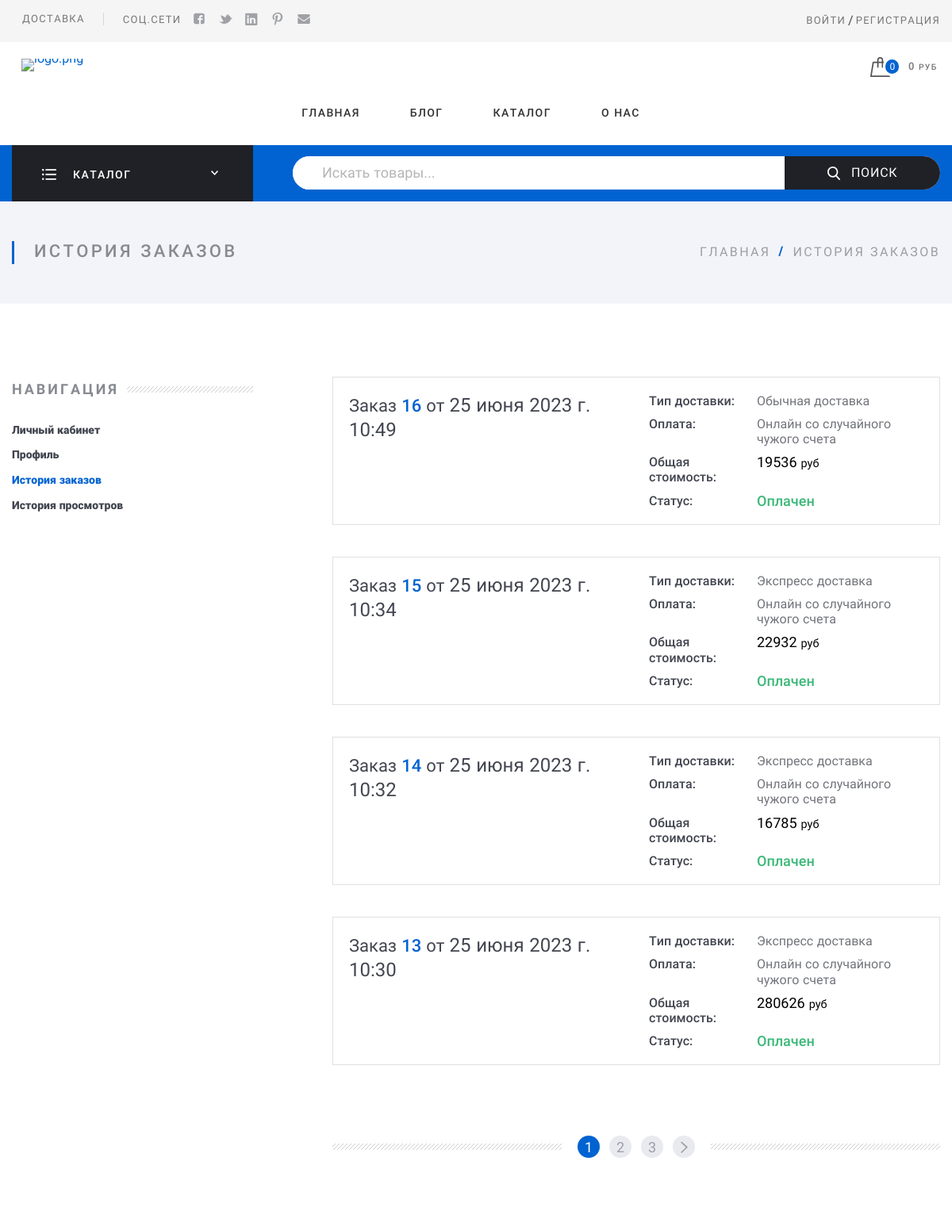
The page /order/history/ (upper part) on the database as committed earlier.
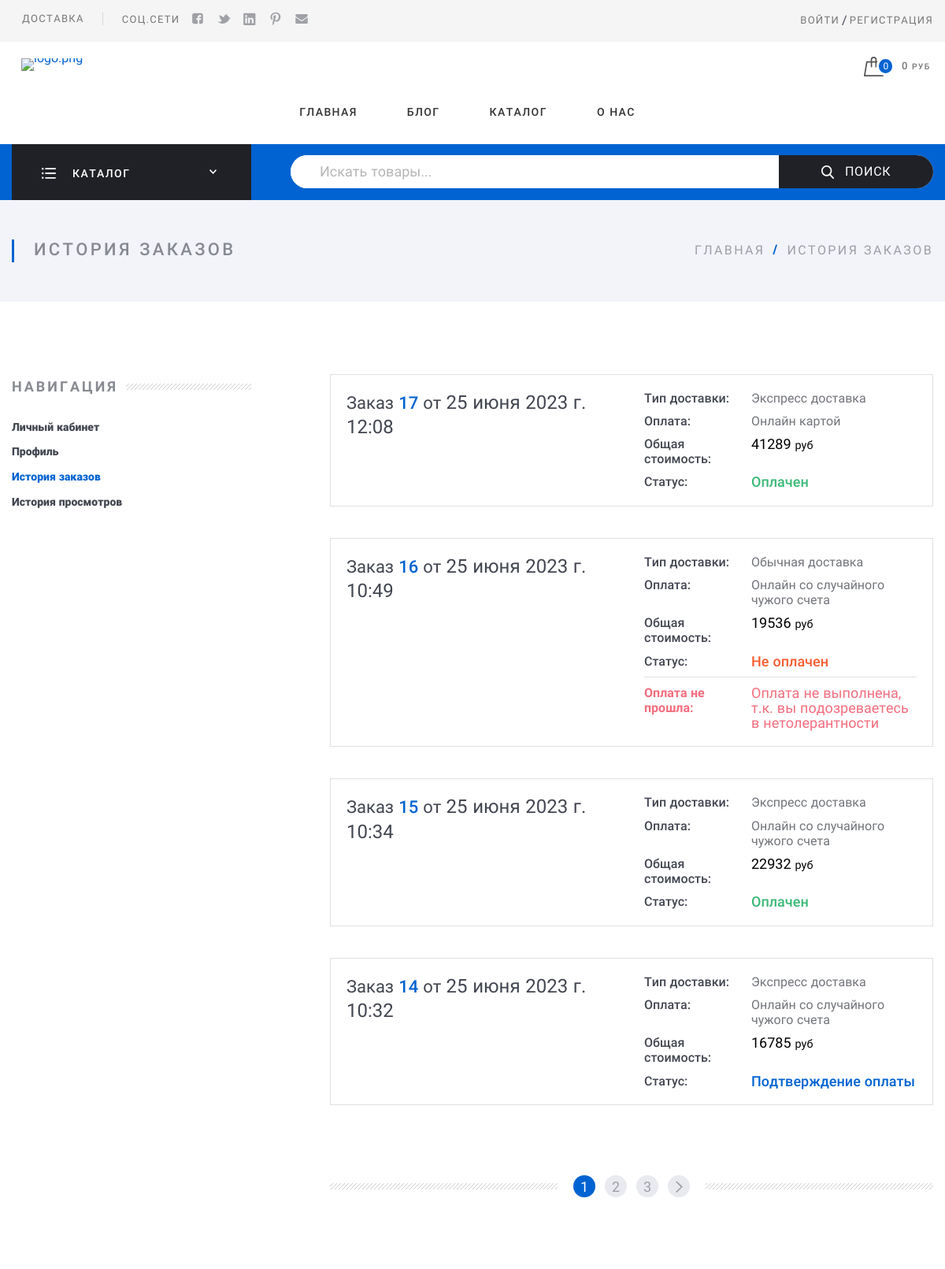
The same page on the database as committed later.
### app_shop/models/cart_and_orders.py (models this page shows, shortened)
class Order(models.Model):
    STATUS_CHOICES = (
        (1, 'Оформлен'),
        (2, 'Не оплачен'),
        (3, 'Подтверждение оплаты'),
        (4, 'Оплачен'),
        (5, 'Доставляется'),
    )
    DELIVERY_CHOICES = (
        (1, 'Обычная доставка'),
        (2, 'Экспресс доставка'),
    )
    PAYMENT_CHOICES = (
        (1, 'Онлайн картой'),
        (2, 'Онлайн со случайного чужого счета'),
    )
    user = models.ForeignKey(User, on_delete=models.CASCADE, verbose_name='Покупатель')
    data_created = models.DateTimeField(auto_now_add=True, verbose_name='Дата оформления заказа')
    city = models.CharField(max_length=100, null=True, verbose_name='Город')
    address = models.CharField(max_length=500, null=True, verbose_name='Адрес доставки')
    delivery = models.IntegerField(choices=DELIVERY_CHOICES, default=1, verbose_name='Тип доставки')
    payment = models.IntegerField(choices=PAYMENT_CHOICES, default=1, verbose_name='Оплата')
    status = models.IntegerField(choices=STATUS_CHOICES, default=1, verbose_name='Статус')
    error_message = models.ForeignKey(PaymentErrors, on_delete=models.SET_NULL, null=True, verbose_name='Сообщение об ошибке')
    @property
    def order_cost(self) -> Dict:
        products = PurchasedProduct.objects.filter(order__id=self.id)
        amount = products.aggregate(amount=Sum(F('count') * F('price')))
        return amount['amount']
    class Meta:
        verbose_name = 'Заказ'
        verbose_name_plural = 'Заказы'
        ordering = ['-data_created']

class PaymentErrors(models.Model):
    title = models.CharField(max_length=150, verbose_name='Сообщение ошибки')
    description = models.CharField(max_length=500, verbose_name='Описание ошибки')
    class Meta:
        db_table = 'payment_errors'
        verbose_name = 'Ошибка оплаты'
        verbose_name_plural = 'Ошибки оплаты'

### app_shop/views/cart_and_order.py (the view)
# urls.py: path('history/', HistoryOrderView.as_view(), name='history_order'),  # История заказов
class HistoryOrderView(ListView):
    model = Order
    template_name = '../templates/app_shop/orders/historyorder.html'
    paginate_by = 4

### app_shop/services/shop_cart/logic.py (called while the page is built)
    @classmethod
    def all_products(cls, request: HttpRequest) -> QuerySet:
        logger.debug('Возврат товаров текущего пользователя')
        user = request.user
        if user.is_authenticated:
            logger.debug('Пользователь авторизован')
            products = ProductsCartUserService.all(user=user)
        else:
            logger.debug('Пользователь НЕ авторизован')
            products = ProductsCartQuestService.all(request=request)
        return products

### app_shop/templatetags/header_tags.py (called while the page is built)
@register.simple_tag()
def output_categories() -> QuerySet:
    categories = cache.get_or_set(
        'categories',
        CategoryProduct.objects.filter(deleted=False, parent=None).order_by('id'),
        60 * config.caching_time)
    return categories

@register.simple_tag(takes_context=True)
def products_cart(context: Dict) -> Tuple[int, int]:
    logger.debug('Вывод в header кол-ва и стоимости товаров в корзине пользователя')
    records_number = 0
    total_cost = 0
    records = CartProductsListService.all_products(context['request'])
    if records:
        for record in records:
            records_number += record.count
        total_cost = ProductsCartUserService.total_cost(records)
    logger.debug(f'Товаров: {records_number}, стоимость: {total_cost} руб')
    return records_number, total_cost

### templates/app_shop/orders/historyorder.html (shortened to what this page needs)
{% extends "app_user/account/account_base.html" %}
{% load static %}
{% block junior_header %}
    {% include "includes/junior_header.html" with title="История заказов" %}
{% endblock %}
{% block activation_status_for_order_history %}menu-item_ACTIVE{% endblock %}
{% block account_content %}
  <div class="Section-content">
    <div class="Orders">
      {% for order in object_list %}
        <div class="Order Order_anons">
          <div class="Order-personal">
            <div class="row">
              <div class="row-block">
                <a class="Order-title" href="{% url 'shop:order_detail' pk=order.id %}">Заказ&#32;
                  <span class="Order-numberOrder">{{ order.id }}</span>
                  &#32;от&#32;
                  <span class="Order-dateOrder">{{ order.data_created }}</span>
                  </a>
              </div>
              <div class="row-block">
                <div class="Order-info Order-info_delivery">
                  <div class="Order-infoType">Тип доставки:</div>
                  <div class="Order-infoContent">{{ order.get_delivery_display }}</div>
                </div>
                <div class="Order-info Order-info_pay">
                  <div class="Order-infoType">Оплата:</div>
                  <div class="Order-infoContent">{{ order.get_payment_display }}</div>
                </div>
                <div class="Order-info">
                  <div class="Order-infoType">Общая стоимость:</div>
                  <div class="Order-infoContent">
                    <span class="Order-price">{{ order.order_cost }} <small>руб</small></span>
                  </div>
                </div>
                <div class="Order-info Order-info_status">
                  <div class="Order-infoType">Статус:</div>
                    {% if order.status == 4 %}
                      <div class="Order-infoContent color-green">{{ order.get_status_display }}</div>
                    {% elif order.status == 2 %}
                      <div class="Order-infoContent discount-price">{{ order.get_status_display }}</div>
                    {% else %}
                      <div class="Order-infoContent">{{ order.get_status_display }}</div>
                    {% endif %}
                </div>
                {% if order.error_message %}
                  <div class="Order-info Order-info_error">
                    <div class="Order-infoType">{{ order.error_message.title }}:</div>
                    <div class="Order-infoContent">{{ order.error_message.description }}</div>
                  </div>
                {% endif %}
              </div>
            </div>
          </div>
        </div>
      {% endfor %}
    <div class="Pagination">
      <div class="Pagination-ins">
        {% for p in page_obj.paginator.page_range %}
          {% if page_obj.number == p %}
            <a class="Pagination-element Pagination-element_current" href="#">
              <span class="Pagination-text">{{ p }}</span>
            </a>
          {% elif p >= page_obj.number|add:-2 and p <= page_obj.number|add:2 %}
            <a class="Pagination-element" href="?page={{ p }}">
              <span class="Pagination-text">{{ p }}</span>
            </a>
          {% endif %}
        {% endfor %}
        {% if page_obj.has_next %}
          <a class="Pagination-element Pagination-element_prev" href="?page={{ page_obj.paginator.num_pages }}">
            <img src="{% static 'assets/img/icons/nextPagination.svg' %}" alt="nextPagination.svg"/>
          </a>
        {% endif %}
      </div>
    </div>
    </div>
  </div>
{% endblock %}

### templates/app_user/account/account_base.html
{% extends "base.html" %}
{% load static %}
{% block content %}
  {% block junior_header %}{% endblock %}
  {% block account_body %}
  <div class="Section Section_column Section_columnLeft">
    <div class="wrap Section-content-centering">
      {% block account_navigation %}
        <div class="Section-column">
          <div class="Section-columnSection">
            <header class="Section-header">
              <strong class="Section-title">Навигация</strong>
            </header>
            <div class="Section-columnContent">
                <div class="NavigateProfile">
                  <ul class="menu menu_vt">
                    <li class="{% block activation_status_for_account %}{% endblock %} menu-item">
                      <a class="menu-link" href="{% url 'user:account' %}">Личный кабинет</a>
                    </li>
                    <li class="{% block activation_status_for_profile %}{% endblock %} menu-item">
                      <a class="menu-link" href="{% url 'user:profile' %}">Профиль</a>
                    </li>
                    <li class="{% block activation_status_for_order_history %}{% endblock %} menu-item">
                      <a class="menu-link" href="{% url 'shop:history_order' %}">История заказов</a>
                    </li>
                    <li class="{% block activation_status_for_browsing_history %}{% endblock %} menu-item">
                      <a class="menu-link" href="{% url 'user:browsing_history' %}">История просмотров</a>
                    </li>
                  </ul>
                </div>
            </div>
          </div>
        </div>
      {% endblock %}
      {% block account_content %}{% endblock %}
    </div>
  </div>
  {% endblock %}
{% endblock %}

### templates/base.html (shortened to what this page needs)
{% load static %}
{% load solo_tags %}
<!DOCTYPE html>
 <html lang="ru">
<head>
  {% get_solo "config.SiteConfiguration" as site_config %}
  <link rel="stylesheet" href="{% static 'assets/css/fonts.css' %}" type="text/css">
  <link rel="stylesheet" href="{% static 'assets/css/basic.css' %}" type="text/css">
  <link rel="stylesheet" href="{% static 'assets/css/bootstrap.min.css' %}" type="text/css">
  <link rel="stylesheet" href="{% static 'assets/css/extra.css' %}" type="text/css">
</head>
<body class="Site">
{% block header %}
    {% include "includes/header.html" %}
{% endblock %}
<div class="Middle Middle_top">
{% block content %}{% endblock %}
</div>
</body>
</html>

### templates/includes/header.html (shortened to what this page needs)
{% load static %}
{% load cache %}
{% load header_tags %}
{% load mptt_tags %}
{% load solo_tags %}
<header class="Header">
    <div class="ControlPanel">
      <div class="wrap">
        <div class="row ControlPanel-row">
          <div class="row-block">
            <div class="row ControlPanel-rowSplit">
              <div class="row-block">
                <a class="ControlPanel-title" href="#">Доставка</a>
              </div>
              <div class="row-block hide_700">
                  <span class="ControlPanel-title">Соц.сети</span>
                <ul class="menu menu_img menu_smallImg ControlPanel-menu">
                  <li class="menu-item">
                    <a class="menu-link" href="#">
                      <img src="{% static 'assets/img/icons/socialHeader/fb.svg' %}" alt="fb.svg"/></a>
                  </li>
                  <li class="menu-item">
                    <a class="menu-link" href="#">
                      <img src="{% static 'assets/img/icons/socialHeader/tw.svg' %}" alt="tw.svg"/></a>
                  </li>
                  <li class="menu-item">
                    <a class="menu-link" href="#">
                      <img src="{% static 'assets/img/icons/socialHeader/in.svg' %}" alt="in.svg"/></a>
                  </li>
                  <li class="menu-item">
                    <a class="menu-link" href="#">
                      <img src="{% static 'assets/img/icons/socialHeader/pt.svg' %}" alt="pt.svg"/></a>
                  </li>
                  <li class="menu-item">
                    <a class="menu-link" href="#">
                      <img src="{% static 'assets/img/icons/socialHeader/mail.svg' %}" alt="mail.svg"/></a>
                  </li>
                </ul>
              </div>
            </div>
          </div>
          <nav class="row-block">
            <div class="row ControlPanel-rowSplit">
              {% if request.user.is_authenticated %}
                <div class="row-block">
                  <a class="ControlPanel-title" href="{% url 'user:account' %}">Личный кабинет</a>
                </div>
              {% else %}
                <div class="row-block">
                  <a class="ControlPanel-title" href="{% url 'user:login' %}">Войти</a>
                  <p class="login-separator">/</p>
                  <a class="ControlPanel-title" href="{% url 'user:registration' %}">Регистрация</a>
                </div>
              {% endif %}
            </div>
          </nav>
        </div>
      </div>
    </div>
    <div class="wrap">
      <div class="row Header-rowMain">
        <div class="row-block Header-logo">
          <a class="logo" href="{% url 'shop:main' %}">
            {% get_solo "config.SiteConfiguration" as site_config %}
            <img class="logo-image" src="{{ site_config.logo_head.url }}" alt="logo.png"/>
          </a>
        </div>
        <nav class="row-block row-block_right Header-menu">
          <div class="menuModal" id="navigate">
            <ul class="menu menu_main">
              <li class="menu-item">
                <a class="menu-link" href="{% url 'shop:main' %}">Главная</a>
              </li>
              <li class="menu-item">
                <a class="menu-link" href="{% url 'shop:sale' %}">Блог</a>
              </li>
              <li class="menu-item">
                <a class="menu-link" href="{% url 'shop:products_list' %}">Каталог</a>
              </li>
              <li class="menu-item">
                <a class="menu-link" href="{% url 'shop:about' %}">О нас</a>
              </li>
            </ul>
          </div>
        </nav>
        <div class="row-block">
          <div class="CartBlock">
            {% products_cart as data %}
            <a class="CartBlock-block" href="{% url 'shop:shopping_cart' %}">
              <img class="CartBlock-img" src="{% static 'assets/img/icons/cart.svg' %}" alt="cart.svg"/>
              <span class="CartBlock-amount">{{ data.0 }}</span>
            </a>
            <div class="CartBlock-block">
              <span class="CartBlock-price CartBlock-price--width">{{ data.1 }}<small> руб</small></span>
            </div>
          </div>
        </div>
      </div>
    </div>
    <div class="Header-searchWrap">
      <div class="wrap">
        <div class="Header-categories">
          <div class="CategoriesButton">
            <div class="CategoriesButton-title">
              <div class="CategoriesButton-icon"><img src="{% static 'assets/img/icons/allDep.svg' %}" alt="allDep.svg"/></div>
              <span class="CategoriesButton-text">Каталог</span>
              <div class="CategoriesButton-arrow"></div>
            </div>
          </div>
        </div>
        <div class="Header-search">
          <div class="search">
            <form class="form form_search" action="{% url 'shop:search' %}" method="get">
              {% if query %}
                <input class="search-input" id="query" name="query" type="text" placeholder="Искать товары..." value="{{ query }}"/>
              {% else %}
                <input class="search-input" id="query" name="query" type="text" placeholder="Искать товары..."/>
              {% endif %}
              <button class="search-button" type="submit" id="search">
                <img src="{% static 'assets/img/icons/search.svg' %}" alt="search.svg"/>Поиск</button>
            </form>
          </div>
        </div>
      </div>
    </div>
</header>

### templates/includes/junior_header.html
<div class="Middle-top">
    <div class="wrap">
      <div class="Middle-header">
        <h1 class="Middle-title">{{ title }}</h1>
        <ul class="breadcrumbs Middle-breadcrumbs">
          <li class="breadcrumbs-item">
            <a href="{% url 'shop:main' %}">Главная</a>
          </li>
          <li class="breadcrumbs-item breadcrumbs-item_current">
            <span>{{ title }}</span>
          </li>
        </ul>
      </div>
    </div>
</div>

### templates/includes/footer.html (shortened to what this page needs)
{% load static %}
{% load solo_tags %}

Rows that differ between the two databases and show on the page:
no longer on this page (row unchanged): Order: id "13", data_created "25 июня 2023 г. 10:30", delivery "Экспресс доставка", payment "Онлайн со случайного чужого счета", order_cost "280626", status "Оплачен"
added Order: id "17", data_created "25 июня 2023 г. 12:08", delivery "Экспресс доставка", payment "Онлайн картой", order_cost "41289", status "Оплачен"
changed Order "Обычная доставка": error_message_id empty → 1 (drawn); error_message (not shown) → "Оплата не прошла"; error_message.description (not shown) → "Оплата не выполнена, т.к. вы подозреваетесь в нетолерантности"; status "Оплачен" → "Не оплачен"
changed Order id 14: status "Оплачен" → "Подтверждение оплаты"
